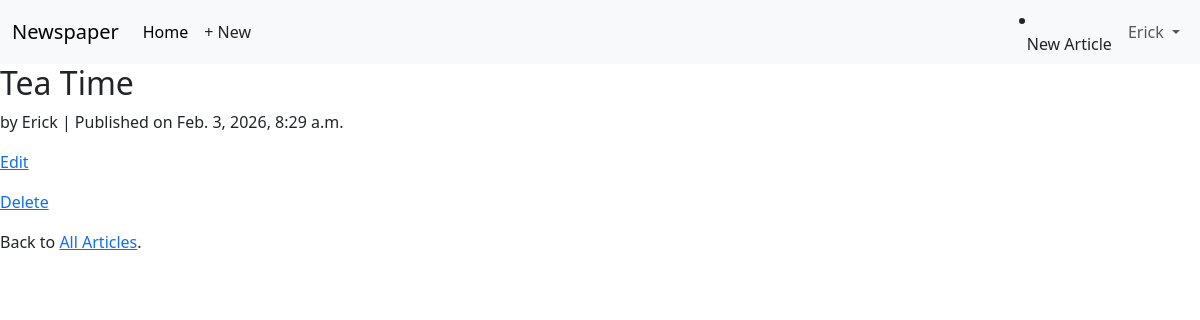
The app's page /articles/1/ (signed in) with its own data.
### accounts/models.py (models this page shows)
class CustomUser(AbstractUser):
    age = models.PositiveIntegerField(null=True, blank=True)

### articles/models.py (models this page shows, shortened)
class Article(models.Model):
    title = models.CharField(max_length=255)
    body = models.TextField()
    date = models.DateTimeField(auto_now_add=True)
    author = models.ForeignKey(
        settings.AUTH_USER_MODEL,
        on_delete=models.CASCADE,)

### articles/views.py (the view)
# urls.py: path("<int:pk>/", ArticleDetailView.as_view(), name="article_detail"),
class ArticleDetailView(LoginRequiredMixin, DetailView):
    model = Article
    template_name = "article_detail.html"

### templates/article_detail.html
{% extends "base.html" %}
{% block content %}
<div class="article-entry">
   <h2>{{ object.title }}</h2>
   <p> by {{ object.author }} | Published on {{ object.date }}</p>
   </div>
   <div>
   {% if article.author.pk == request.user.pk %}
   <p><a href="{% url 'article_edit' object.pk %}">Edit</a></p>
   <p><a href="{% url 'article_delete' object.pk %}">Delete</a></p>
   {% endif %}
   <p> Back to <a href="{% url 'article_list' %}">All Articles</a>.</p>
</div>
{% endblock content %}

### templates/base.html (shortened to what this page needs)
<!doctype html>
<html lang="en">
  <head>
    <link href="https://cdn.jsdelivr.net/npm/bootstrap@5.3.8/dist/css/bootstrap.min.css" rel="stylesheet">
  </head>
  <body>
<body>
  <nav class="navbar navbar-expand-lg bg-body-tertiary">
    <div class="container-fluid">
      <a class="navbar-brand" href="{% url 'home' %}">Newspaper</a>
      <div class="collapse navbar-collapse" id="navbarSupportedContent">
        <ul class="navbar-nav me-auto mb-2 mb-lg-0">
          <li class="nav-item">
            <a class="nav-link active" aria-current="page" href="{% url 'home' %}">Home</a>
          </li>
          {% if user.is_authenticated %}
            <li class="nav-item">
              <a href="{% url 'article_new' %}" class="nav-link px-2 link-dark">+ New</a>
            </li>
          {% endif %}
        </ul>
        {% if user.is_authenticated %}
        <li>
        <a href="{% url 'article_new' %}" class="nav-link px-2 link-dark">New Article</a>
        </li>
          <ul class="navbar-nav">
            <li class="nav-item dropdown">
              <a class="nav-link dropdown-toggle" href="#" role="button"
                 data-bs-toggle="dropdown" aria-expanded="false">
                {{ user.username }}
              </a>
            </li>
          </ul>
        {% else %}
          <form class="d-flex">
            <a href="{% url 'login' %}" class="btn btn-outline-secondary">Log in</a>
            <a href="{% url 'signup' %}" class="btn btn-primary ms-2">Sign up</a>
          </form>
        {% endif %}
      </div>
    </div>
  </nav>
</body>
    <main>
    {% block content %}
    {% endblock %}
    </main>
  </body>
</html>

### records on screen
CustomUser: username "Erick"
Article: title "Tea Time", author "Erick", date "Feb. 3, 2026, 8:29 a.m."
